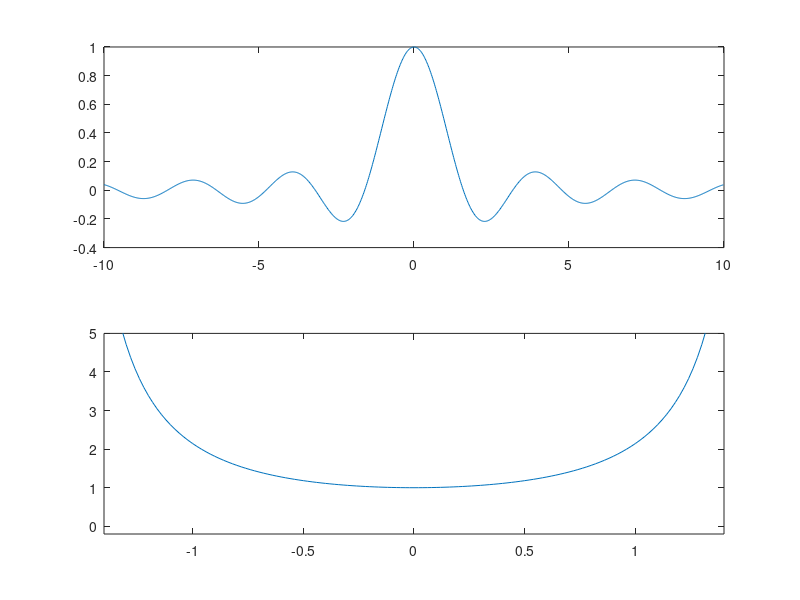

This chart was generated by the following MATLAB code: (Note: this script raises an error after producing the figure.)
clear all;
% [f,x,result,t] = FiltreBlanchissantTempFreq_function(0.1);
% figure;
% subplot(311);plot(t,result)
% [g,t] = CosSurelveTemp_function(0);
% subplot(312);plot(t,g);
% 
% final = result.*g;
% 
% subplot(313);plot(t,abs(final))
% 

% figure;
% [g,t] = CosSurelveTemp_function(0);
% plot(t,g,'r');hold on;
% [g,t] = CosSurelveTemp_function(0.5);
% plot(t,g,'b');hold on;
% [g,t] = CosSurelveTemp_function(1);
% plot(t,g,'g');hold on;
% legend('a=0','a=0.5','a=1')
% title('Filtre en cosinus sureleve');
% xlabel('Temps ms')




%     [f,x,result,t] = FiltreBlanchissantTempFreq_function(0.1); 
%     [f,g] = CosSureleveFreq_function(0.5);
%    figure;
%     subplot(211);
%     blan=x.*g;                        %cosinus sureleve * l'inverse de la mise en forme
%     plot(f,blan);
%     
%     final=imag(ifftshift(ifft(blan)));
%     subplot(212);
%     plot(t,final)


Tb=0.1;
fc=0.1;
t=-1/Tb:0.02:1/Tb-0.01;
sc= sinc(2*pi*fc*t);
invers=1./sc;
figure;
subplot(211);
plot(t,sc);
subplot(212);
plot(t,abs(invers));
axis([-1.4 1.4 -0.2 5])

X=[1 0 1 0 1 1 1 0 0 1]
[nrz,dsp_NRZ,t,f] = NRZ(X);

figure;
subplot(211);plot(t,nrz);
sortie=nrz.*abs(invers);
subplot(212);plot(t,abs(sortie));